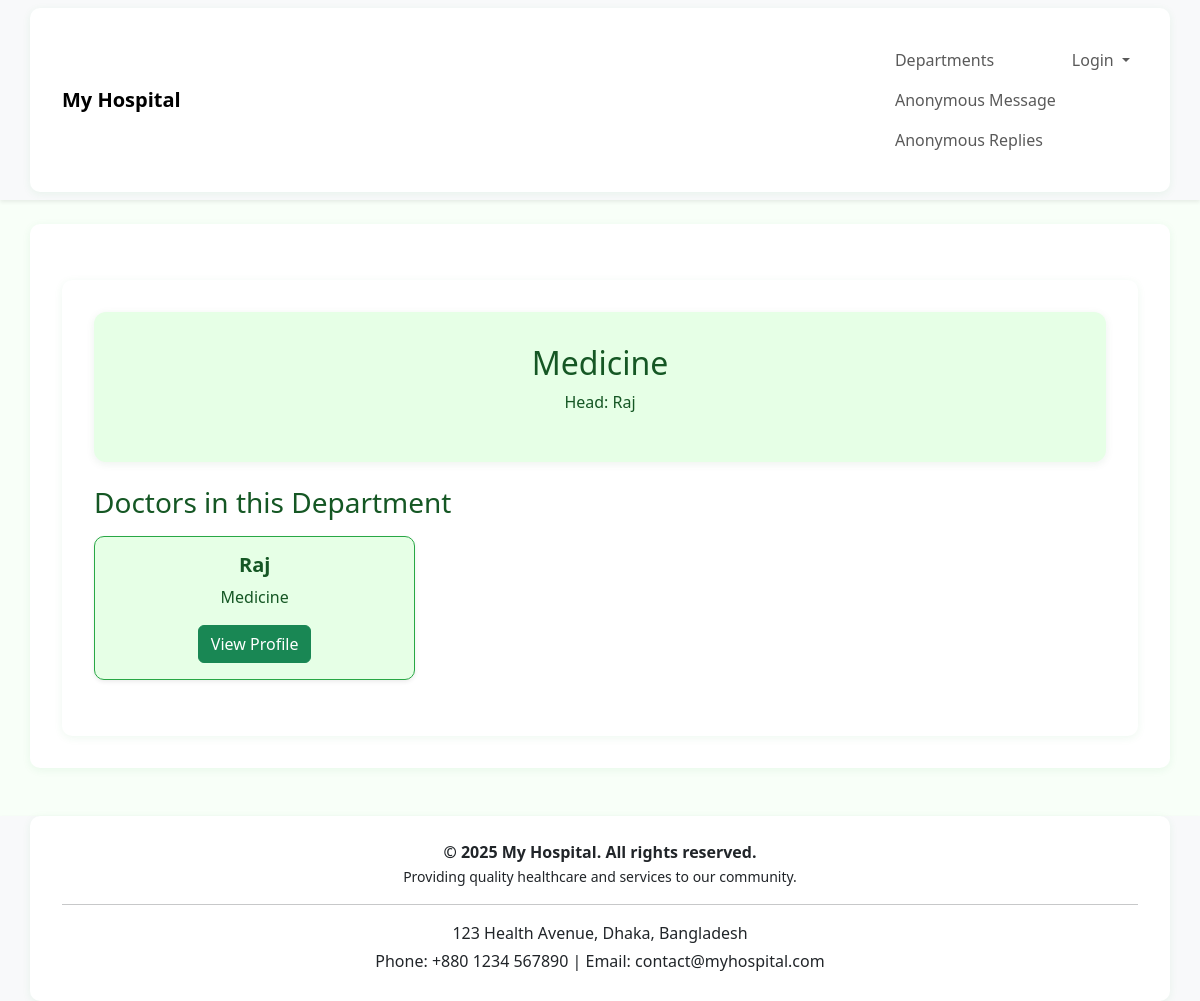
The app's page /doctors/department/1/, older data.
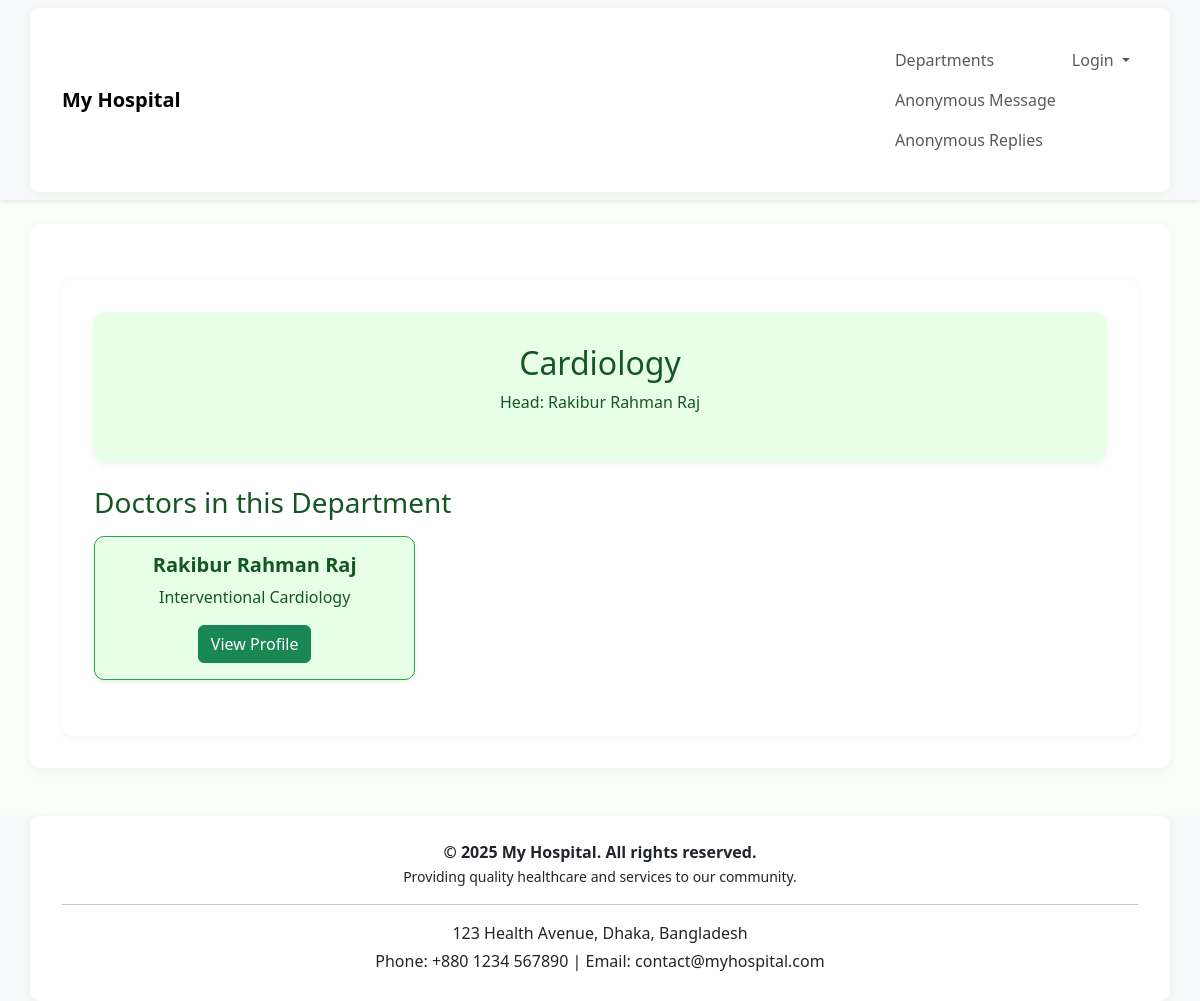
The same page, newer data.
### doctors/models.py (models this page shows, shortened)
class department(models.Model):
    name = models.CharField(max_length=100)
    head = models.CharField(max_length=100)

class doctor(models.Model):
    user = models.OneToOneField(User, on_delete=models.CASCADE, null=True, blank=True)  # link to Django user
    name = models.CharField(max_length=100)
    specialization = models.CharField(max_length=100)
    phone_number = models.CharField(max_length=15)
    email = models.EmailField()
    department = models.ForeignKey('department', on_delete=models.CASCADE, null=True, blank=True)
    photo = models.ImageField(upload_to='doctor_photos/', null=True, blank=True)
    education = models.CharField(max_length=255, null=True, blank=True)
    experience = models.TextField(null=True, blank=True)
    consultation_fee = models.DecimalField(max_digits=8, decimal_places=2, default=0)

### doctors/views.py (the view)
# urls.py: path('department/<int:dept_id>/', views.department_detail, name='department_detail'),
def department_detail(request, dept_id):
    dept = department.objects.get(id=dept_id)
    doctors = doctor.objects.filter(department=dept)
    return render(request, 'department_detail.html', {'department': dept, 'doctors': doctors})

### templates/department_detail.html (shortened to what this page needs)
{% extends 'base.html' %}
{% load static %}
{% block content %}
<link rel="stylesheet" href="{% static 'department.css' %}">
<div class="container mt-4">
    <div class="jumbotron text-center">
        <h2>{{ department.name }}</h2>
        <p>Head: {{ department.head }}</p>
    </div>
    <h3 class="mt-4 mb-3">Doctors in this Department</h3>
    <div class="row">
        {% for doc in doctors %}
        <div class="col-md-4 mb-4">
            <div class="card shadow-sm h-100">
                <div class="card-body text-center">
                    <h5 class="card-title">{{ doc.name }}</h5>
                    <p class="card-text">{{ doc.specialization }}</p>
                    <a href="{% url 'doctor_profile' doc.id %}" class="btn btn-success">View Profile</a>
                </div>
            </div>
        </div>
        {% empty %}
        <p>No doctors in this department.</p>
        {% endfor %}
    </div>
</div>
{% endblock %}

Row changes from the older to the newer data that the page shows:
changed department: name "Medicine" → "Cardiology"; head "Raj" → "Rakibur Rahman Raj"
changed doctor: name "Raj" → "Rakibur Rahman Raj"; specialization "Medicine" → "Interventional Cardiology"
